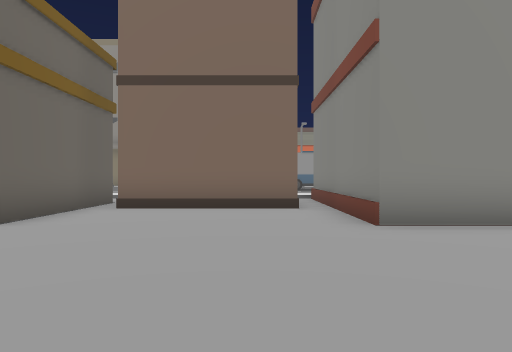
view 1 (above)

24 first-person views from a walk through a Unity game level. The camera is 1.3 m above the floor, looks level and sees 70° across. The floor is counted in squares, 2 m on a side. Each view is taken from the middle of a square. On the plan, view 1 faces up. The plan holds only what a view shows up to about 11 squares ahead; the rest is blank. The place goes on beyond the plan. Some animated figures are not drawn. Some surface patterns are stand-ins.

view 2
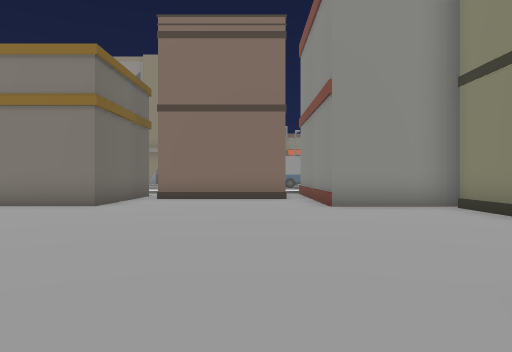

view 3
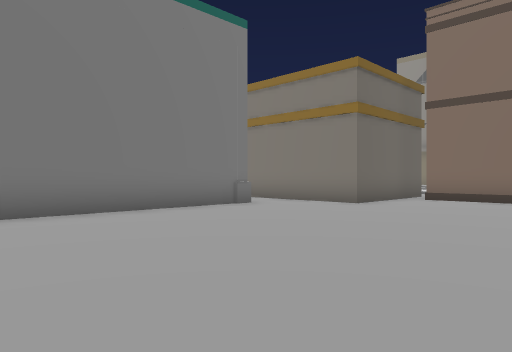

view 4
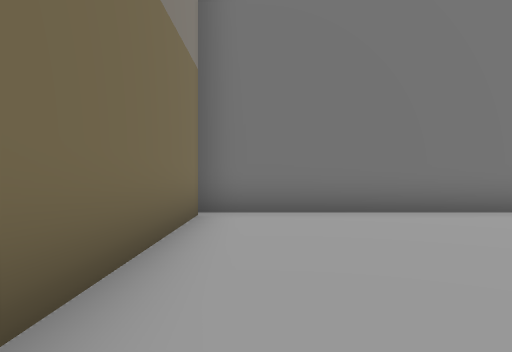

view 5
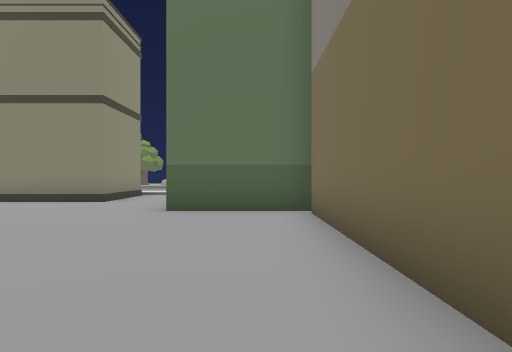

view 6
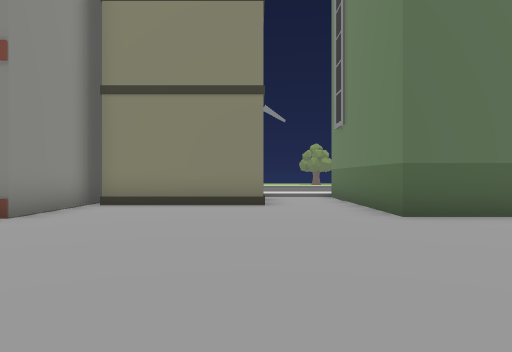

view 7
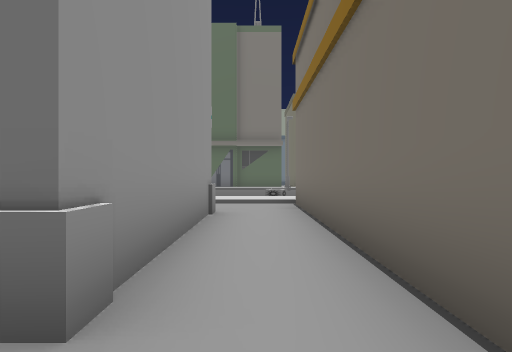

view 8
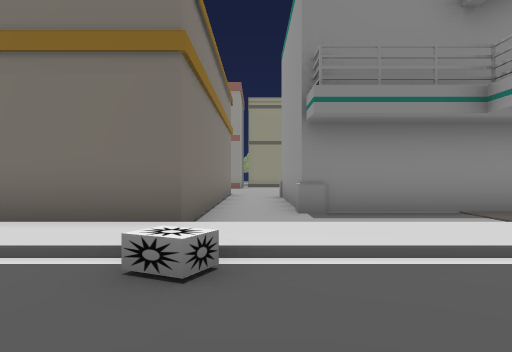

view 9
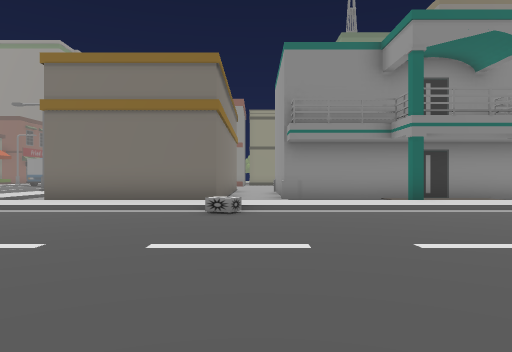

view 10
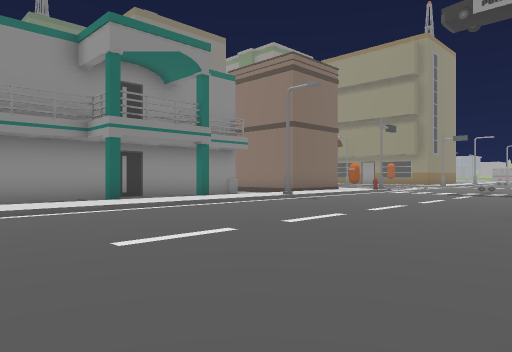

view 11
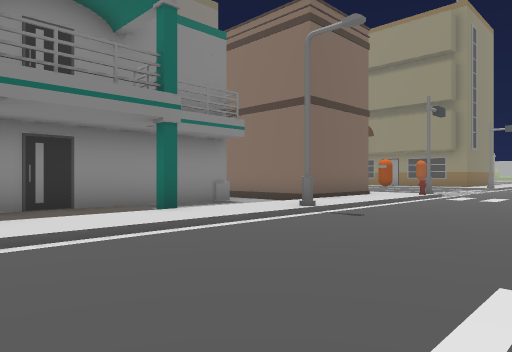

view 12
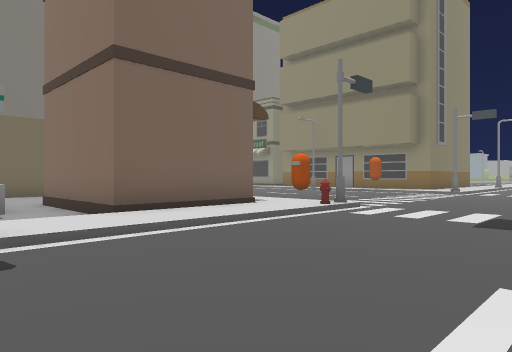

view 13
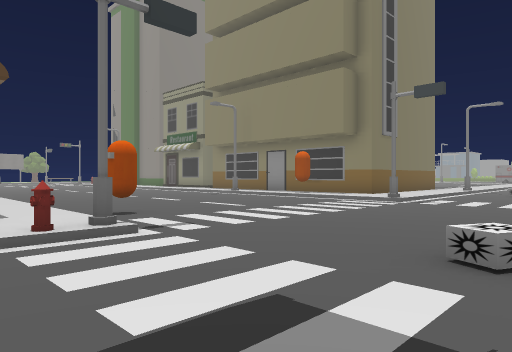

view 14
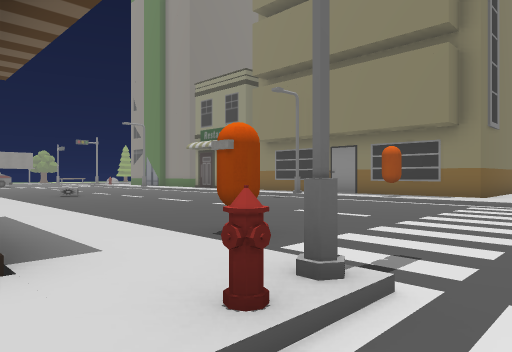

view 15
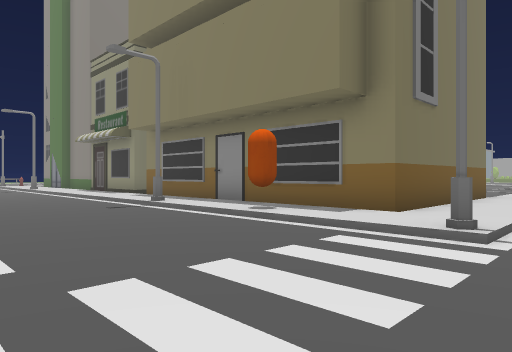

view 16
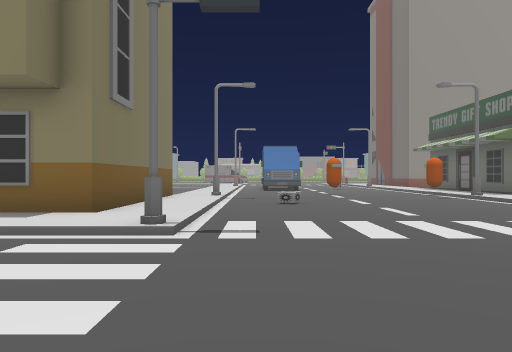

view 17
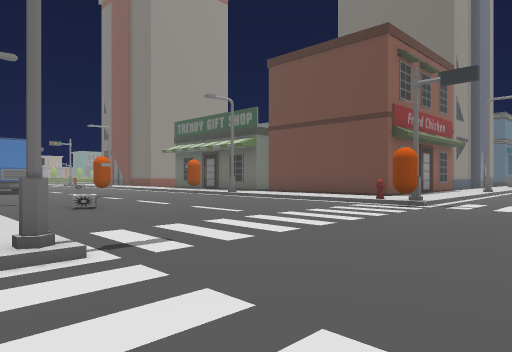

view 18
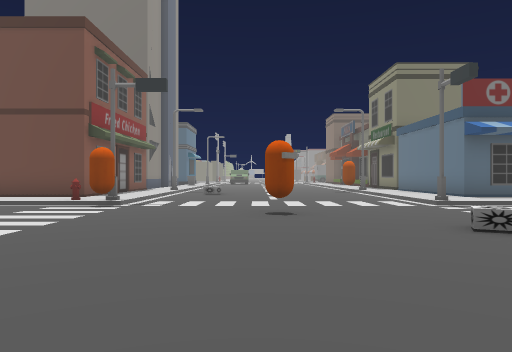

view 19
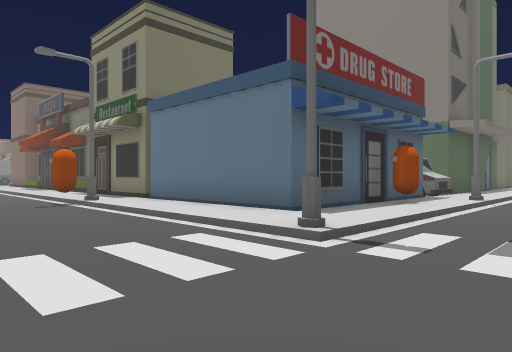

view 20
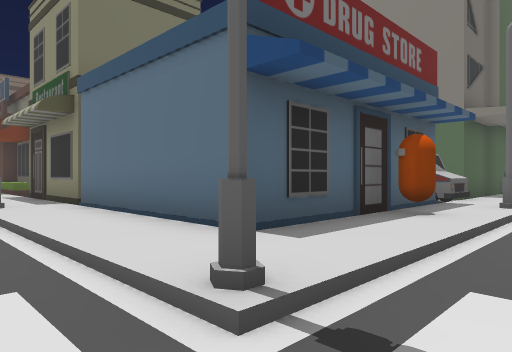

view 21
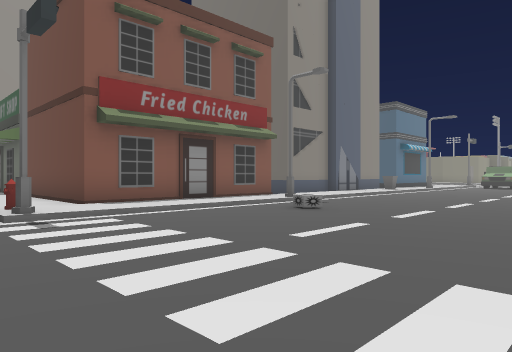

view 22
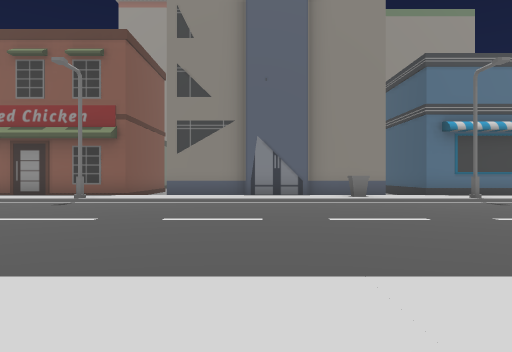

view 23
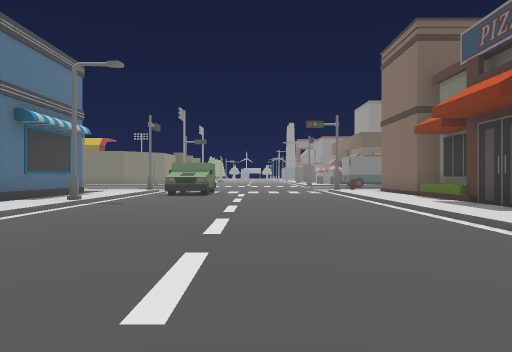

view 24
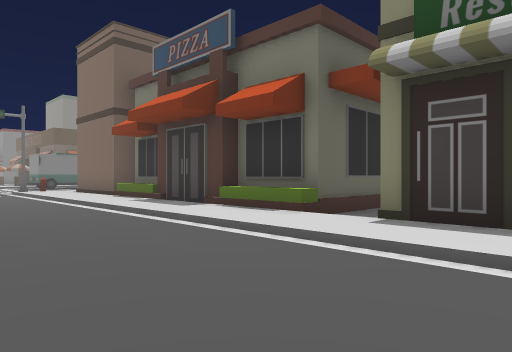

### Floor plan
Key: @ floor where view 1 was taken; # wall or solid block; x gap in a wall; . main floor; : floor 0.25 m higher than the main floor; / step, stairs or slope; ^ raised ledge; B building; S streetlight; H hydrant; O other object.
Columns run from 40 left of view 1 to 6 right of it. Each row starts with its distance up from view 1.
  8                         ../:B       B#####^
  7                        .../:B       B.....#
  6                      ...../:B       B.....#
  5                     ......O:BBBBBBBBB.....##^^
  4                    /....../:................B
  3                    /....../:..#####.........B
  2                    /....../:..#   #.........B
  1                  B /....../:..#   #.........BBB
  0                  B: ....../:#.#   #.....@......
 -1                BBB: ....../:..#   #............
 -2                  O:/....../:#.#   #.......BBBBB
 -3                  O:/....../:..#   #.......B
 -4                  #:/....../:..#   #BBBBBBBB
 -5                  #:S......S:..#
 -6                  #:/....../:.......B
 -7        B.   B    #O/....../:####...B
 -8        B.   B    #:/....../:#
 -9 #BBBBBBB.BBBB#####:/....../:#
-10 :::::::::::::::::::/......H:::::::
-11 ////////////S//////#......///////////
-12 .......................O....#........
-13 .....................................
-14 ....................................
-15 .....................#.............
-16 ......................................
-17 ..............O.......................
-18 //S/////////S//////#......#/////S////
-19 :::::O:::::::::::::H....../::/:::::::
-20 ###xBBBBBBB ######:/....../:BBBBBBBB
-21                  #:/....../:B
-22                  #:/....../:B
-23                  #:/....O./:B
-24                  #:/....../:B
-25                   :S......S:B
-26                        ...
-27                         ..

Where each view was taken, in squares from view 1:
view 1: 0 up, 0 right, facing up
view 2: 3 down, 0 right, facing up
view 3: 3 down, 1 right, facing up-left
view 4: 3 down, 1 right, facing left
view 5: 3 down, 5 left, facing right
view 6: 1 up, 4 left, facing right
view 7: 4 up, 4 left, facing left
view 8: 4 up, 17 left, facing right
view 9: 4 up, 21 left, facing right
view 10: 4 up, 21 left, facing down-right
view 11: 1 up, 18 left, facing down-right
view 12: 4 down, 18 left, facing down-right
view 13: 9 down, 18 left, facing down-right
view 14: 9 down, 15 left, facing down-right
view 15: 14 down, 15 left, facing down-right
view 16: 14 down, 15 left, facing down
view 17: 15 down, 13 left, facing down-left
view 18: 15 down, 13 left, facing left
view 19: 14 down, 19 left, facing up-left
view 20: 12 down, 20 left, facing up-left
view 21: 12 down, 20 left, facing down-left
view 22: 9 down, 32 left, facing down
view 23: 14 down, 29 left, facing left
view 24: 14 down, 29 left, facing up-left
